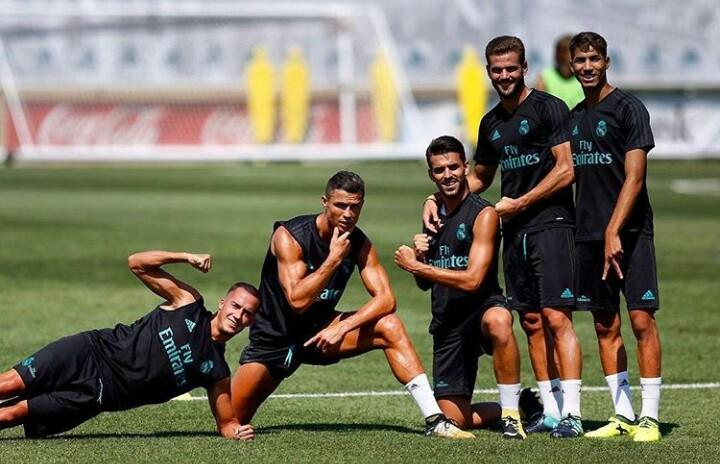
#> input picture selective-search/test.jpg, 720 x 464 px, found by its file name
$ python opencv_ss.py
#> lines starting #> are read from the running program, lines starting #| are printed output that depends on the picture
import cv2
import numpy as np
import time
import random

img=cv2.imread("selective-search\\test.jpg")
#> img is the input picture: shape (464, 720, 3); mean B, G, R 97.6, 117.2, 121.7
print(img.shape)
#| (464, 720, 3)

cv2.imshow("img", img)
cv2.waitKey(0)

ss=cv2.ximgproc.segmentation.createSelectiveSearchSegmentation()
ss.setBaseImage(img)

ss.switchToSelectiveSearchFast()
#ss.switchToSelectiveSearchQuality()

start=time.time()
rects=ss.process()
end=time.time()

print(f"time for selective search: {round(end-start, 4)} sec")
print(f"Total regions proposals: {len(rects)}")

print(rects[0])


for i in range(0, len(rects)):
    res=img.copy()
    for (x, y, w, h) in rects[i:i+100]:
        color = [random.randint(0, 255) for j in range(0, 3)]
        cv2.rectangle(res, (x, y), (x + w, y + h), color, 2)

    cv2.imshow("res", res)
    k=cv2.waitKey(1)
    if k==ord("q"):
        break
#> this loop made 1 pass; (key q is pressed on pass 1)
#> pass 1, `cv2.imshow("res", res)`:
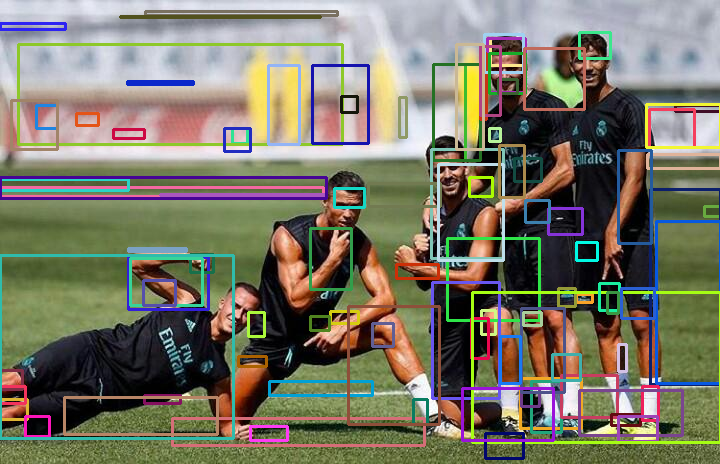
#> window 'res': shape (464, 720, 3); mean B, G, R 102.9, 119.2, 121.8
